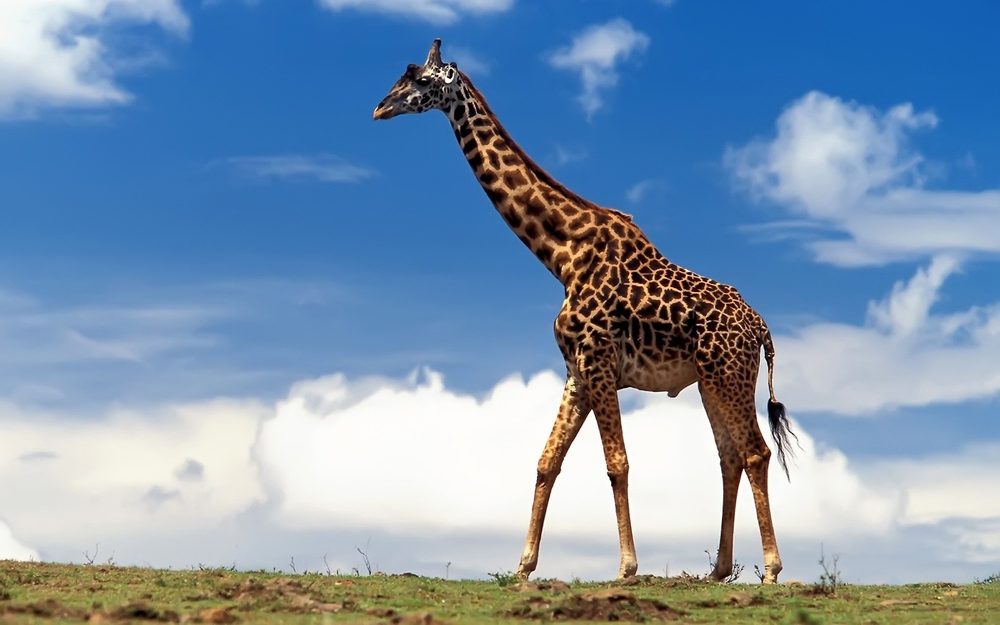
#> input picture samec.png, 1000 x 625 px, shrunk from 1680 x 1050 before the run
$ python obrazky.py
#> lines starting #> are read from the running program, lines starting #| are printed output that depends on the picture
#!/usr/bin/env python
# -*- coding: utf8 -*-
# Soubor:  myLMS.py
# Datum:   22.07.2014 15:41
# Autor:   Marek Nožka, nozka <@t> spseol <d.t> cz
# Licence: GNU/GPL
# Úloha:   adaptivní filter (LMS)
##############################################################################
from __future__ import division, print_function, unicode_literals

import pylab as lab
from random import random
obrazek = lab.imread('samec.png')
#> obrazek is the input picture: shape (625, 1000, 3) float32; mean R, G, B 0.486, 0.586, 0.689
obrazek = lab.imread('sachy.png')
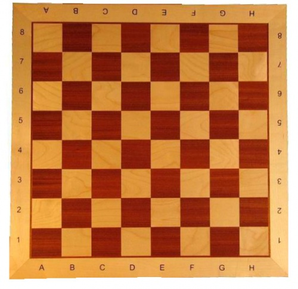
#> input picture sachy.png, 298 x 289 px, shrunk from 500 x 485 before the run
#> obrazek is the input picture: shape (289, 298, 3) float32; mean R, G, B 0.768, 0.491, 0.284

print(obrazek[0][0][0])
#| 1.0
print(obrazek[0][0][1])
#| 1.0
print(type(obrazek[0][0][2]))
#| <class 'numpy.float32'>

novy = []
for radek in obrazek:
    novy_r = []
    for bod in radek:
        # seda = 0.3*bod[0] + 0.59*bod[1] + 0.11*bod[2]
        seda = 0.33*bod[0] + 0.33*bod[1] + 0.33*bod[2]
        if seda > random():
            novy_r.append(0)
        else:
            novy_r.append(1)
    novy.append(novy_r)
#> after the loop, novy = 289 items


lab.imshow(obrazek)
lab.imshow(novy, cmap='binary')
lab.show()
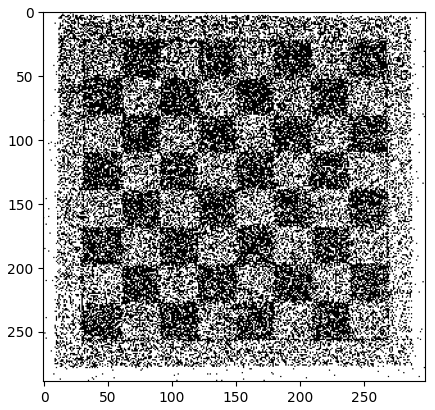
#> figure drawn by matplotlib, 1 panel
